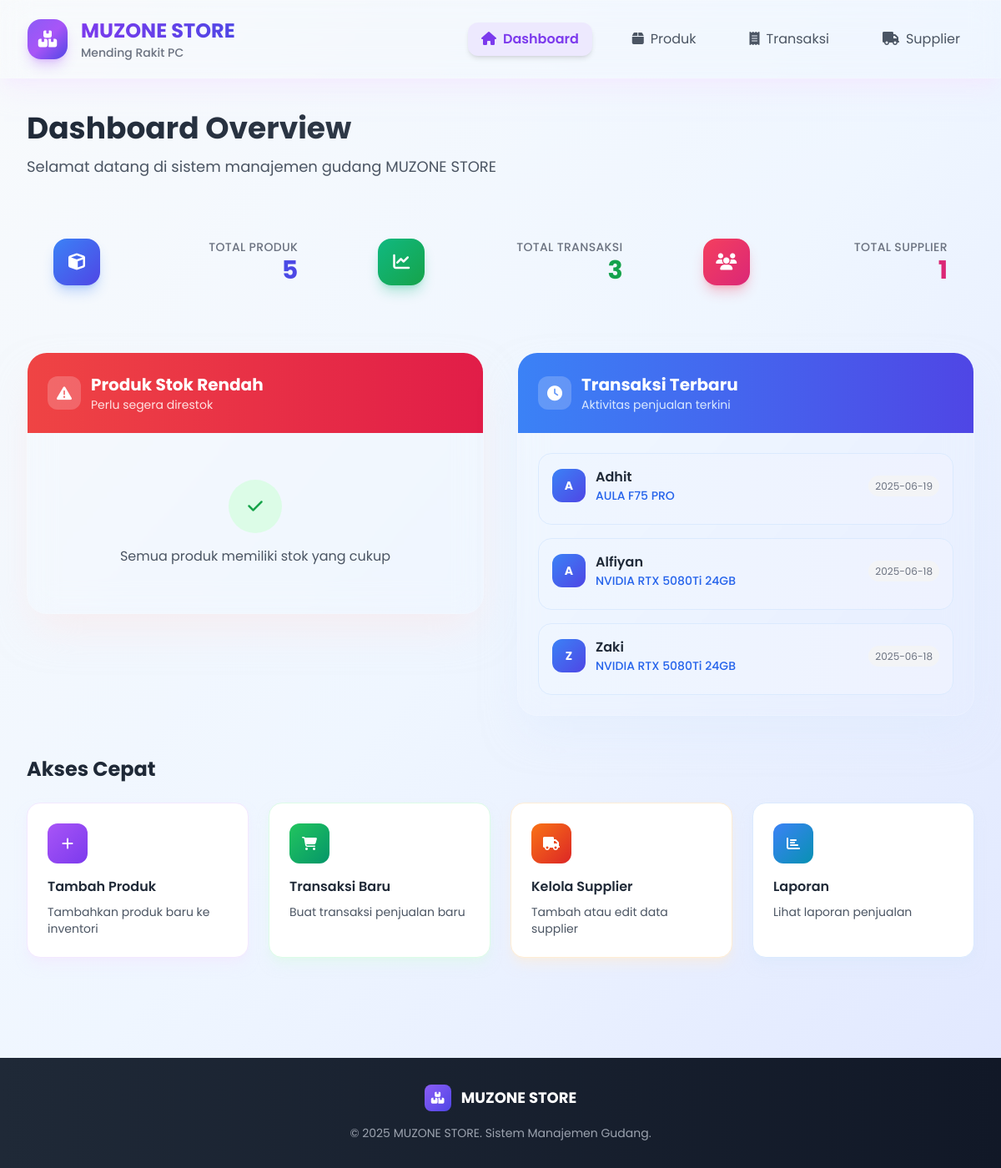
The page / on the database its author committed.
### tables this page shows
CREATE TABLE transaksi (
    id INTEGER PRIMARY KEY AUTOINCREMENT,
    nama_konsumen TEXT NOT NULL,
    sku TEXT NOT NULL,
    nama_produk TEXT NOT NULL,
    jumlah INTEGER NOT NULL,
    subtotal REAL NOT NULL,
    tanggal TIMESTAMP DEFAULT CURRENT_TIMESTAMP,
    FOREIGN KEY (sku) REFERENCES produk (sku),
    FOREIGN KEY (nama_produk) REFERENCES produk (nama_produk)
);

### app.py (the view)
@app.route('/')
def index():
    semua_produk = bst.semua_produk()
    semua_transaksi = lihat_transaksi()
    data_supplier = semua_supplier()
    total_produk = len(semua_produk)
    total_transaksi = len(semua_transaksi)
    total_supplier = len(data_supplier)
    stok_rendah = []
    for produk in semua_produk:
        jumlah_stok = produk[3]
        if jumlah_stok < 5:
            stok_rendah.append(produk)
    stok_rendah = stok_rendah[:5]
    transaksi_terbaru = sorted(semua_transaksi, key=lambda x: x[6], reverse=True)[:5]
    return render_template('index.html', total_produk=total_produk, total_transaksi=total_transaksi, total_supplier=total_supplier, stok_rendah=stok_rendah, transaksi_terbaru=transaksi_terbaru)

### modules/produk.py (called while the page is built)
    def semua_produk(self):
        self.cur.execute('SELECT sku, nama_produk, harga_satuan, jumlah_stok, dibuat, diupdate FROM produk ORDER BY sku')
        return self.cur.fetchall()

### modules/transaksi.py (called while the page is built)
def lihat_transaksi():
    cur.execute('''SELECT * FROM transaksi ORDER BY id''')
    return cur.fetchall()

### templates/index.html (shortened to what this page needs)
<!DOCTYPE html>
<html lang="id">
<head>
    <script src="https://cdn.tailwindcss.com"></script>
    <link rel="stylesheet" href="https://cdnjs.cloudflare.com/ajax/libs/font-awesome/6.4.0/css/all.min.css">
    <link rel="stylesheet" href="{{ url_for('static', filename='css/produk.css') }}">
</head>
<body class="bg-gradient-to-br from-slate-50 via-blue-50 to-indigo-100 min-h-screen">
    <div class="glass-effect shadow-xl shadow-purple-100/50 sticky top-0 z-40 border-b border-white/20">
        <div class="max-w-7xl mx-auto px-4 sm:px-6 lg:px-8">
            <div class="flex justify-between items-center py-5">
                <div class="flex items-center space-x-4 ">
                    <div class="w-12 h-12 bg-gradient-to-br from-violet-500 via-purple-500 to-indigo-600 rounded-2xl flex items-center justify-center shadow-lg shadow-purple-500/30">
                        <i class="fas fa-boxes text-white text-xl"></i>
                    </div>
                    <div>
                        <h1 class="text-2xl font-bold bg-gradient-to-r from-violet-600 to-indigo-600 bg-clip-text text-transparent">MUZONE STORE</h1>
                        <p class="text-sm text-gray-500 font-medium">Mending Rakit PC</p>
                    </div>
                </div>
                <nav class="flex space-x-8  ">
                    <a href="/" class="text-violet-600 font-semibold px-4 py-2 rounded-xl bg-violet-100 shadow-md transform hover:scale-105 transition-all duration-300">
                        <i class="fas fa-home mr-2"></i>Dashboard
                    </a>
                    <a href="/produk" class="text-gray-600 hover:text-violet-600 px-4 py-2 rounded-xl hover:bg-violet-50 transition-all duration-300 transform hover:scale-105">
                        <i class="fas fa-box mr-2"></i>Produk
                    </a>
                    <a href="/transaksi" class="text-gray-600 hover:text-violet-600 px-4 py-2 rounded-xl hover:bg-violet-50 transition-all duration-300 transform hover:scale-105">
                        <i class="fas fa-receipt mr-2"></i>Transaksi
                    </a>
                    <a href="/supplier" class="text-gray-600 hover:text-violet-600 px-4 py-2 rounded-xl hover:bg-violet-50 transition-all duration-300 transform hover:scale-105">
                        <i class="fas fa-truck mr-2"></i>Supplier
                    </a>
                </nav>
            </div>
        </div>
    </div>
    <div class="max-w-7xl mx-auto px-4 sm:px-6 lg:px-8 py-10">
        <div class="mb-10  ">
            <h1 class="text-4xl font-bold bg-gradient-to-r from-gray-800 to-gray-600 bg-clip-text text-transparent mb-3">Dashboard Overview</h1>
            <p class="text-gray-600 text-lg">Selamat datang di sistem manajemen gudang MUZONE STORE</p>
        </div>
        <div class="grid grid-cols-1 sm:grid-cols-3 gap-8 mb-12">
            <div class="gradient-border card-hover  ">
                <div class="gradient-border-inner p-8">
                    <div class="flex items-center justify-between">
                        <div class="w-14 h-14 bg-gradient-to-br from-blue-500 to-indigo-600 rounded-2xl flex items-center justify-center shadow-lg shadow-blue-500/30">
                            <i class="fas fa-cube text-white text-xl"></i>
                        </div>
                        <div class="text-right">
                            <p class="text-gray-500 text-sm font-medium uppercase tracking-wide">Total Produk</p>
                            <h2 class="text-3xl font-bold bg-gradient-to-r from-blue-600 to-indigo-600 bg-clip-text text-transparent">{{ total_produk }}</h2>
                        </div>
                    </div>
                </div>
            </div>
            <div class="gradient-border card-hover  ">
                <div class="gradient-border-inner p-8">
                    <div class="flex items-center justify-between">
                        <div class="w-14 h-14 bg-gradient-to-br from-emerald-500 to-green-600 rounded-2xl flex items-center justify-center shadow-lg shadow-emerald-500/30">
                            <i class="fas fa-chart-line text-white text-xl"></i>
                        </div>
                        <div class="text-right">
                            <p class="text-gray-500 text-sm font-medium uppercase tracking-wide">Total Transaksi</p>
                            <h2 class="text-3xl font-bold bg-gradient-to-r from-emerald-600 to-green-600 bg-clip-text text-transparent">{{ total_transaksi }}</h2>
                        </div>
                    </div>
                </div>
            </div>
            <div class="gradient-border card-hover  ">
                <div class="gradient-border-inner p-8">
                    <div class="flex items-center justify-between">
                        <div class="w-14 h-14 bg-gradient-to-br from-rose-500 to-pink-600 rounded-2xl flex items-center justify-center shadow-lg shadow-rose-500/30">
                            <i class="fas fa-users text-white text-xl"></i>
                        </div>
                        <div class="text-right">
                            <p class="text-gray-500 text-sm font-medium uppercase tracking-wide">Total Supplier</p>
                            <h2 class="text-3xl font-bold bg-gradient-to-r from-rose-600 to-pink-600 bg-clip-text text-transparent">{{ total_supplier }}</h2>
                        </div>
                    </div>
                </div>
            </div>
        </div>
        <div class="grid grid-cols-1 lg:grid-cols-2 gap-10">
            <div class=" ">
                <div class="glass-effect rounded-3xl shadow-2xl shadow-red-100/50 border border-white/20 overflow-hidden">
                    <div class="bg-gradient-to-r from-red-500 to-rose-600 p-6">
                        <div class="flex items-center space-x-3">
                            <div class="w-10 h-10 bg-white/20 rounded-xl flex items-center justify-center">
                                <i class="fas fa-exclamation-triangle text-white text-lg"></i>
                            </div>
                            <div>
                                <h3 class="text-xl font-bold text-white">Produk Stok Rendah</h3>
                                <p class="text-red-100 text-sm">Perlu segera direstok</p>
                            </div>
                        </div>
                    </div>
                    <div class="p-6">
                        {% if stok_rendah %}
                            <div class="space-y-4">
                                {% for p in stok_rendah %}
                                <div class="flex items-center justify-between p-4 bg-gradient-to-r from-red-50 to-rose-50 rounded-2xl border border-red-100 transform hover:scale-105 transition-all duration-300">
                                    <div class="flex items-center space-x-3">
                                        <div class="w-3 h-3 bg-red-500 rounded-full animate-pulse"></div>
                                        <div>
                                            <h4 class="font-semibold text-gray-800">{{ p[1] }}</h4>
                                            <p class="text-sm text-gray-500">SKU: {{ p[0] }}</p>
                                        </div>
                                    </div>
                                    <div class="text-right">
                                        <span class="text-red-600 font-bold text-lg">{{ p[3] }}</span>
                                        <p class="text-xs text-gray-500">pcs tersisa</p>
                                    </div>
                                </div>
                                {% endfor %}
                            </div>
                        {% else %}
                            <div class="text-center py-8">
                                <div class="w-16 h-16 bg-green-100 rounded-full flex items-center justify-center mx-auto mb-4">
                                    <i class="fas fa-check text-green-600 text-xl"></i>
                                </div>
                                <p class="text-gray-600">Semua produk memiliki stok yang cukup</p>
                            </div>
                        {% endif %}
                    </div>
                </div>
            </div>
            <div class=" ">
                <div class="glass-effect rounded-3xl shadow-2xl shadow-blue-100/50 border border-white/20 overflow-hidden">
                    <div class="bg-gradient-to-r from-blue-500 to-indigo-600 p-6">
                        <div class="flex items-center space-x-3">
                            <div class="w-10 h-10 bg-white/20 rounded-xl flex items-center justify-center">
                                <i class="fas fa-clock text-white text-lg"></i>
                            </div>
                            <div>
                                <h3 class="text-xl font-bold text-white">Transaksi Terbaru</h3>
                                <p class="text-blue-100 text-sm">Aktivitas penjualan terkini</p>
                            </div>
                        </div>
                    </div>
                    <div class="p-6">
                        {% if transaksi_terbaru %}
                            <div class="space-y-4">
                                {% for t in transaksi_terbaru %}
                                <div class="p-4 bg-gradient-to-r from-blue-50 to-indigo-50 rounded-2xl border border-blue-100 transform hover:scale-105 transition-all duration-300">
                                    <div class="flex items-center justify-between mb-2">
                                        <div class="flex items-center space-x-3">
                                            <div class="w-10 h-10 bg-gradient-to-br from-blue-500 to-indigo-600 rounded-xl flex items-center justify-center text-white font-bold text-sm">
                                                {{ t[1][0] }}
                                            </div>
                                            <div>
                                                <h4 class="font-semibold text-gray-800">{{ t[1] }}</h4>
                                                <p class="text-sm text-blue-600 font-medium">{{ t[3] }}</p>
                                            </div>
                                        </div>
                                        <div class="text-right">
                                            <span class="text-xs text-gray-500 bg-gray-100 px-2 py-1 rounded-full">{{ t[6][:10] }}</span>
                                        </div>
                                    </div>
                                </div>
                                {% endfor %}
                            </div>
                        {% endif %}
                    </div>
                </div>
            </div>
        </div>
        <div class="mt-12 ">
            <h3 class="text-2xl font-bold text-gray-800 mb-6">Akses Cepat</h3>
            <div class="grid grid-cols-1 sm:grid-cols-2 lg:grid-cols-4 gap-6">
                <a href="/produk" class="group p-6 bg-white rounded-2xl shadow-lg shadow-purple-100/50 border border-purple-100 hover:shadow-2xl hover:shadow-purple-200/50 transform hover:scale-105 transition-all duration-300">
                    <div class="w-12 h-12 bg-gradient-to-br from-purple-500 to-violet-600 rounded-xl flex items-center justify-center mb-4 group-hover:scale-110 transition-transform duration-300">
                        <i class="fas fa-plus text-white"></i>
                    </div>
                    <h4 class="font-semibold text-gray-800 mb-2">Tambah Produk</h4>
                    <p class="text-sm text-gray-600">Tambahkan produk baru ke inventori</p>
                </a>
                <a href="/transaksi" class="group p-6 bg-white rounded-2xl shadow-lg shadow-green-100/50 border border-green-100 hover:shadow-2xl hover:shadow-green-200/50 transform hover:scale-105 transition-all duration-300">
                    <div class="w-12 h-12 bg-gradient-to-br from-green-500 to-emerald-600 rounded-xl flex items-center justify-center mb-4 group-hover:scale-110 transition-transform duration-300">
                        <i class="fas fa-shopping-cart text-white"></i>
                    </div>
                    <h4 class="font-semibold text-gray-800 mb-2">Transaksi Baru</h4>
                    <p class="text-sm text-gray-600">Buat transaksi penjualan baru</p>
                </a>
                <a href="/supplier" class="group p-6 bg-white rounded-2xl shadow-lg shadow-orange-100/50 border border-orange-100 hover:shadow-2xl hover:shadow-orange-200/50 transform hover:scale-105 transition-all duration-300">
                    <div class="w-12 h-12 bg-gradient-to-br from-orange-500 to-red-600 rounded-xl flex items-center justify-center mb-4 group-hover:scale-110 transition-transform duration-300">
                        <i class="fas fa-truck text-white"></i>
                    </div>
                    <h4 class="font-semibold text-gray-800 mb-2">Kelola Supplier</h4>
                    <p class="text-sm text-gray-600">Tambah atau edit data supplier</p>
                </a>
                <div class="group p-6 bg-white rounded-2xl shadow-lg shadow-blue-100/50 border border-blue-100 hover:shadow-2xl hover:shadow-blue-200/50 transform hover:scale-105 transition-all duration-300 cursor-pointer">
                    <div class="w-12 h-12 bg-gradient-to-br from-blue-500 to-cyan-600 rounded-xl flex items-center justify-center mb-4 group-hover:scale-110 transition-transform duration-300">
                        <i class="fas fa-chart-bar text-white"></i>
                    </div>
                    <h4 class="font-semibold text-gray-800 mb-2">Laporan</h4>
                    <p class="text-sm text-gray-600">Lihat laporan penjualan</p>
                </div>
            </div>
        </div>
    </div>
    <footer class="mt-20 bg-gradient-to-r from-gray-800 to-gray-900 text-white">
        <div class="max-w-7xl mx-auto px-4 sm:px-6 lg:px-8 py-8">
            <div class="text-center">
                <div class="flex items-center justify-center space-x-3 mb-4">
                    <div class="w-8 h-8 bg-gradient-to-br from-violet-500 to-indigo-600 rounded-lg flex items-center justify-center">
                        <i class="fas fa-boxes text-white text-sm"></i>
                    </div>
                    <h3 class="text-lg font-bold">MUZONE STORE</h3>
                </div>
                <p class="text-gray-400 text-sm">© 2025 MUZONE STORE. Sistem Manajemen Gudang.</p>
            </div>
        </div>
    </footer>
</body>
</html>

### static/css/produk.css (style rules this page uses)
body { font-family: 'Poppins', sans-serif; }
.glass-effect { backdrop-filter: blur(16px); -webkit-backdrop-filter: blur(16px); border: 1px solid rgba(255, 255, 255, 0.18); }

### rows shown on the page
transaksi: nama_konsumen "A", nama_konsumen "Adhit", nama_produk "AULA F75 PRO", tanggal "2025-06-19"
transaksi: nama_konsumen "A", nama_konsumen "Alfiyan", nama_produk "NVIDIA RTX 5080Ti 24GB", tanggal "2025-06-18"
transaksi: nama_konsumen "Z", nama_konsumen "Zaki", nama_produk "NVIDIA RTX 5080Ti 24GB", tanggal "2025-06-18"
